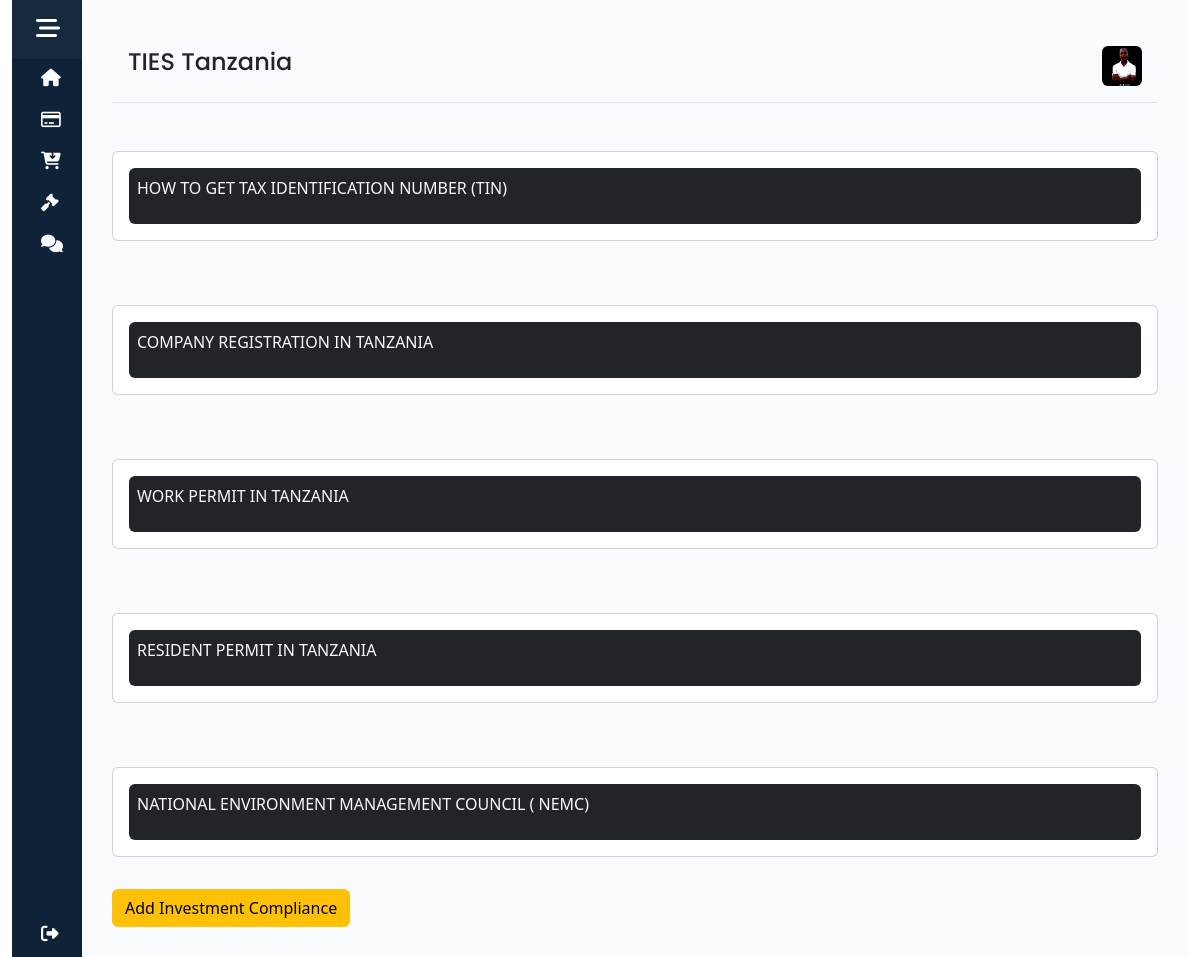
/investmentCompliance/, run on the app's committed database.
### app/models.py (models this page shows)
class InvestmentCompliance(models.Model):
    title = models.CharField(max_length=100)
    paragraph1 = models.TextField(db_index=True, default='null', blank=True)
    paragraph2 = models.TextField(db_index=True, default='null', blank=True)
    paragraph3 = models.TextField(db_index=True, default='null', blank=True)
    paragraph4 = models.TextField(db_index=True, default='null', blank=True)
    paragraph5 = models.TextField(db_index=True, default='null', blank=True)
    paragraph6 = models.TextField(db_index=True, default='null', blank=True)
    paragraph7 = models.TextField(db_index=True, default='null', blank=True)
    paragraph8 = models.TextField(db_index=True, default='null', blank=True)
    paragraph9 = models.TextField(db_index=True, default='null', blank=True)
    paragraph10 = models.TextField(db_index=True, default='null', blank=True)
    paragraph11 = models.TextField(db_index=True, default='null', blank=True)
    paragraph12 = models.TextField(db_index=True, default='null', blank=True)
    paragraph13 = models.TextField(db_index=True, default='null', blank=True)
    paragraph14 = models.TextField(db_index=True, default='null', blank=True)
    paragraph15 = models.TextField(db_index=True, default='null', blank=True)
    paragraph16 = models.TextField(db_index=True, default='null', blank=True)
    paragraph17 = models.TextField(db_index=True, default='null', blank=True)
    paragraph18 = models.TextField(db_index=True, default='null', blank=True)
    paragraph19 = models.TextField(db_index=True, default='null', blank=True)
    paragraph20 = models.TextField(db_index=True, default='null', blank=True)
    pdf_file = models.FileField(upload_to='pdfs/', null=True, blank=True)

### app/views.py (the view)
# urls.py: path('investmentCompliance/', views.investmentCompliance, name='investmentCompliance'),
def investmentCompliance(request):
    x = InvestmentCompliance.objects.all()
    context = {
        'x':x,
    }
    return render(request,'app/investmentCompliance.html',context)

### app/templates/app/investmentCompliance.html (shortened to what this page needs)
{% extends 'app/base.html' %}
{% block content %}
<div class="row">
    {% for i in x %}
    <div class="col-sm-12 mb-3 mb-sm-0 mt-5">
        <div class="card mb-3">
            <div class="card-body">
                <div class="clickable bg-dark text-light p-2 justify-content-center rounded" style="cursor: pointer;" onclick="toggleDescription('description{{ forloop.counter }}')">
                    <p>{{i.title}}</p>
                </div>
            </div>
        </div>
    </div>
    {% endfor %}
    <div class="col-sm-3 mb-3 mb-sm-0 mt-3">
        <button class="btn btn-warning"><a href="{% url 'investmentComplianceAdd' %}" style="text-decoration: none; color: inherit;">Add Investment Compliance</a></button>
    </div>
</div>
{% endblock %}

### app/static/app/css/style.css (style rules this page uses)
a { text-decoration: none; }
body { margin: 0; font-family: 'Poppins',sans-serif; }

### data on the page
InvestmentCompliance: title "HOW TO GET TAX IDENTIFICATION NUMBER (TIN)"
InvestmentCompliance: title "COMPANY REGISTRATION IN TANZANIA"
InvestmentCompliance: title "WORK PERMIT IN TANZANIA"
InvestmentCompliance: title "RESIDENT PERMIT IN TANZANIA"
InvestmentCompliance: title "NATIONAL ENVIRONMENT MANAGEMENT COUNCIL ( NEMC)"
